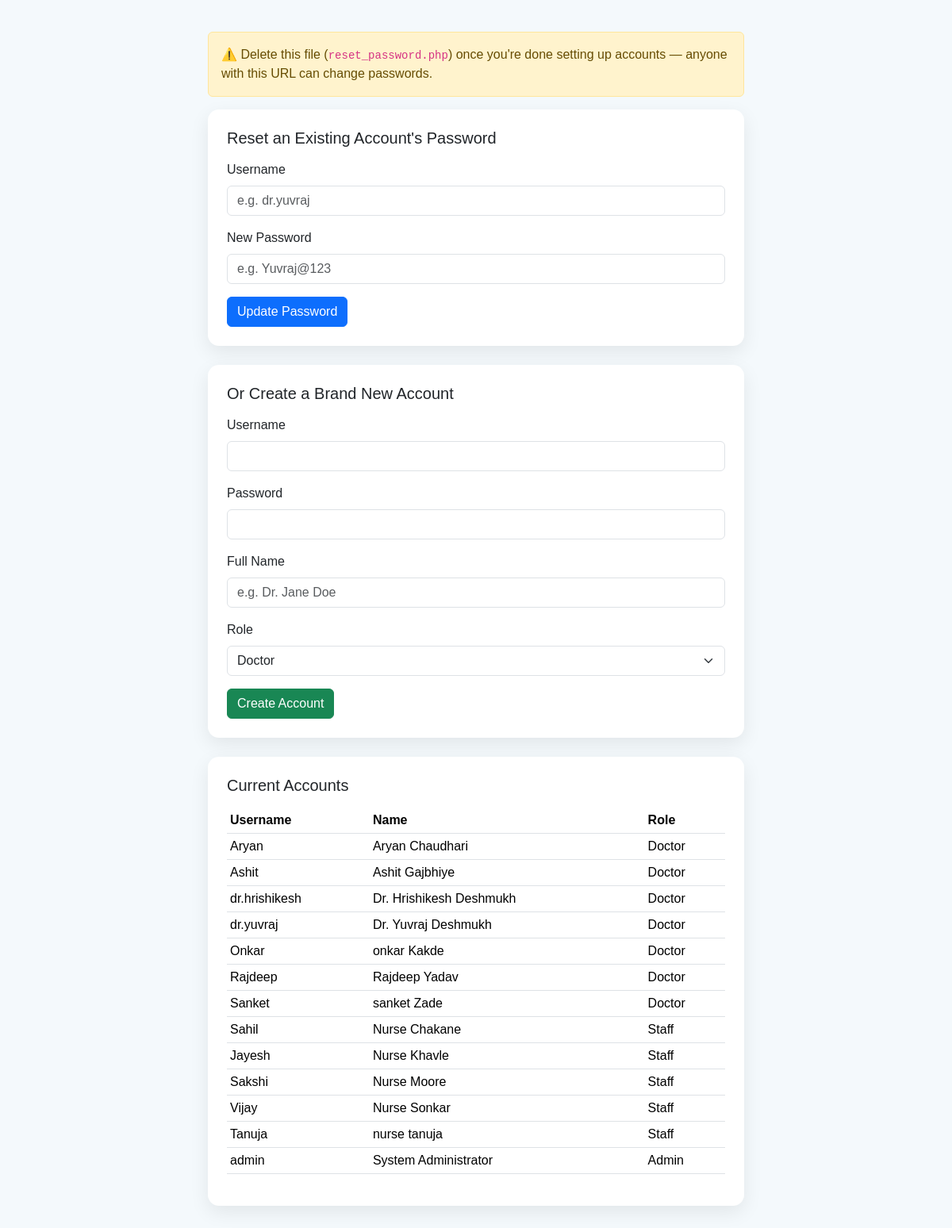
Page /reset_password.php on the committed database.
### tables this page shows
CREATE TABLE `users` (
  `id` int(10) UNSIGNED NOT NULL,
  `username` varchar(50) NOT NULL,
  `password_hash` varchar(255) NOT NULL,
  `full_name` varchar(120) NOT NULL,
  `role` enum('employee','staff','admin') NOT NULL DEFAULT 'staff',
  `specialty` varchar(100) DEFAULT NULL,
  `availability` enum('available','not_available') NOT NULL DEFAULT 'available',
  `email` varchar(120) DEFAULT NULL,
  `can_provision_credentials` tinyint(1) NOT NULL DEFAULT 1,
  `is_active` tinyint(1) NOT NULL DEFAULT 1,
  `created_at` timestamp NOT NULL DEFAULT current_timestamp(),
  `updated_at` timestamp NOT NULL DEFAULT current_timestamp() ON UPDATE current_timestamp()
);

### reset_password.php (the view, shortened to what this page needs)
<?php
$existingUsers = [];
try {
    $pdo = getDbConnection();
    $existingUsers = $pdo->query('SELECT username, full_name, role FROM users ORDER BY role, full_name')->fetchAll();
} catch (Throwable $e) {
}
?>
<!DOCTYPE html>
<html lang="en">
<head>
<link href="https://cdn.jsdelivr.net/npm/bootstrap@5.3.3/dist/css/bootstrap.min.css" rel="stylesheet">
</head>
<body>
<div class="container" style="max-width:700px;">
  <div class="alert alert-warning">
    ⚠️ Delete this file (<code>reset_password.php</code>) once you're done setting up
    accounts — anyone with this URL can change passwords.
  </div>
  <div class="card p-4 mb-4">
    <h5 class="mb-3">Reset an Existing Account's Password</h5>
    <form method="POST">
      <div class="mb-3">
        <label class="form-label">Username</label>
        <input type="text" name="username" class="form-control" placeholder="e.g. dr.yuvraj" required>
      </div>
      <div class="mb-3">
        <label class="form-label">New Password</label>
        <input type="text" name="password" class="form-control" placeholder="e.g. Yuvraj@123" required>
      </div>
      <button type="submit" class="btn btn-primary">Update Password</button>
    </form>
  </div>
  <div class="card p-4 mb-4">
    <h5 class="mb-3">Or Create a Brand New Account</h5>
    <form method="POST">
      <div class="mb-3">
        <label class="form-label">Username</label>
        <input type="text" name="new_username" class="form-control" required>
      </div>
      <div class="mb-3">
        <label class="form-label">Password</label>
        <input type="text" name="new_password" class="form-control" required>
      </div>
      <div class="mb-3">
        <label class="form-label">Full Name</label>
        <input type="text" name="new_full_name" class="form-control" placeholder="e.g. Dr. Jane Doe" required>
      </div>
      <div class="mb-3">
        <label class="form-label">Role</label>
        <select name="new_role" class="form-select">
          <option value="employee">Doctor</option>
        </select>
      </div>
      <button type="submit" class="btn btn-success">Create Account</button>
    </form>
  </div>
  <div class="card p-4">
    <h5 class="mb-3">Current Accounts</h5>
    <?php if (!$existingUsers): ?>
      <p class="text-muted small">No accounts found, or database not connected.</p>
    <?php else: ?>
      <table class="table table-sm">
        <thead><tr><th>Username</th><th>Name</th><th>Role</th></tr></thead>
        <tbody>
        <?php foreach ($existingUsers as $u): ?>
          <tr>
            <td><?= htmlspecialchars($u['username']) ?></td>
            <td><?= htmlspecialchars($u['full_name']) ?></td>
            <td><?= htmlspecialchars($u['role'] === 'employee' ? 'Doctor' : ucfirst($u['role'])) ?></td>
          </tr>
        <?php endforeach; ?>
        </tbody>
      </table>
    <?php endif; ?>
  </div>
</div>
</body>
</html>

### reset_password.php (style rules this page uses)
body { background:#f4f9fc; font-family: sans-serif; padding:40px 0; }
.card { border-radius:14px; border:none; box-shadow:0 8px 24px rgba(0,0,0,.08); }

### rows in the picture
users: username "Aryan", full_name "Aryan Chaudhari", role "Doctor"
users: username "Ashit", full_name "Ashit Gajbhiye", role "Doctor"
users: username "dr.hrishikesh", full_name "Dr. Hrishikesh Deshmukh", role "Doctor"
users: username "dr.yuvraj", full_name "Dr. Yuvraj Deshmukh", role "Doctor"
users: username "Onkar", full_name "onkar Kakde", role "Doctor"
users: username "Rajdeep", full_name "Rajdeep Yadav", role "Doctor"
users: username "Sanket", full_name "sanket Zade", role "Doctor"
users: username "Sahil", full_name "Nurse Chakane", role "Staff"
users: username "Jayesh", full_name "Nurse Khavle", role "Staff"
users: username "Sakshi", full_name "Nurse Moore", role "Staff"
users: username "Vijay", full_name "Nurse Sonkar", role "Staff"
users: username "Tanuja", full_name "nurse tanuja", role "Staff"
users: username "admin", full_name "System Administrator", role "Admin"
